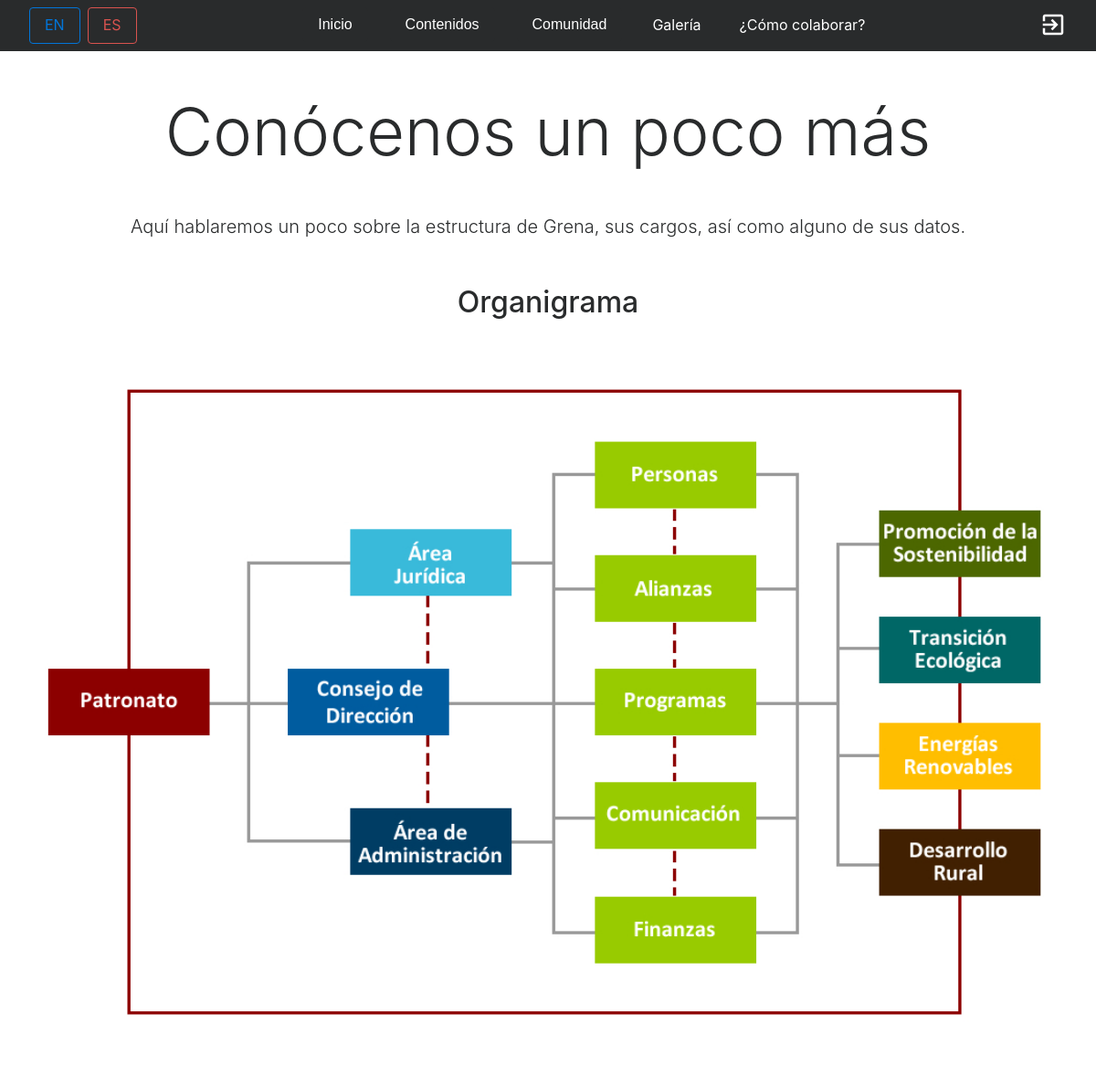
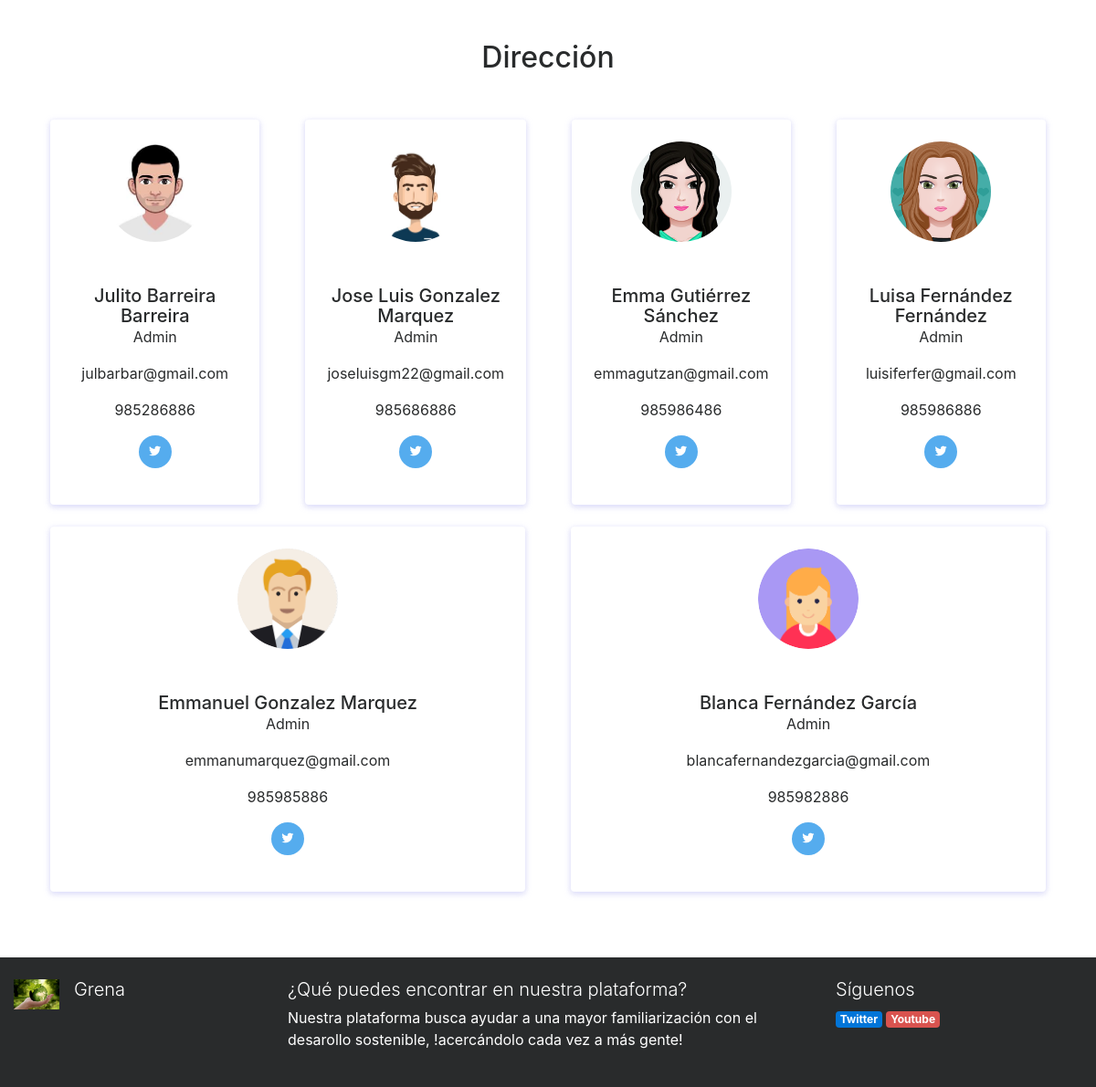
The app's page /index.php?controller=contactos&action=showall with its own data (2 pictures, top to bottom).
### tables this page shows
CREATE TABLE IF NOT EXISTS ESTRUCTURA(
		ID_ESTRUCTURA INT(10) AUTO_INCREMENT,
		TITULO VARCHAR(255) NOT NULL,
		DESCRIPCION VARCHAR(7000) NOT NULL,
		ORGANIGRAMA VARCHAR(255) NOT NULL,
		
		CONSTRAINT PK_ESTRUCTURA PRIMARY KEY(ID_ESTRUCTURA)

	);

CREATE TABLE IF NOT EXISTS CONTACTOS(
		ID_CONTACTO INT(10) AUTO_INCREMENT,
		NOMBRE VARCHAR(255) NOT NULL,
		APELLIDOS VARCHAR(255) NOT NULL,
		EMAIL VARCHAR(255) NOT NULL,
		CARGO VARCHAR(255) NOT NULL,
		TELEFONO VARCHAR(255) NOT NULL,
		RUTAFOTO VARCHAR(255) NOT NULL,
		RUTATWITTER VARCHAR(255) NOT NULL,
		CONSTRAINT PK_CONTACTOS PRIMARY KEY(ID_CONTACTO)

	);

### core/ViewManager.php (called while the page is built, shortened)
<?php
class ViewManager {
	private $variables = array();
	public function setVariable($varname, $value, $flash=false) {
		$this->variables[$varname] = $value;
	}
	public function getVariable($varname, $default=NULL) {
		if (!isset($this->variables[$varname])) {
			return $default;
		}
		return $this->variables[$varname];
	}
	public function render($controller, $viewname) {
		include(__DIR__."/../view/$controller/$viewname.php");
	}
	private static $viewmanager_singleton = NULL;
	public static function getInstance() {
		if (self::$viewmanager_singleton == null) {
			self::$viewmanager_singleton = new ViewManager();
		}
		return self::$viewmanager_singleton;
	}
}

### controller/ContactosController.php (called while the page is built, shortened)
<?php
require_once(__DIR__."/../model/Contacto.php");
require_once(__DIR__."/../model/ContactoMapper.php");
require_once(__DIR__."/../model/Estructura.php");
require_once(__DIR__."/../model/EstructuraMapper.php");
require_once(__DIR__."/../core/ViewManager.php");
class ContactosController extends BaseController {
	private $contactoMapper;
	private $estructuraMapper;
	public function __construct() {
		$this->contactoMapper = new ContactoMapper();
		$this->estructuraMapper = new EstructuraMapper();
	}
	public function showAll() {
		$contactos = $this->contactoMapper->findAll();
		$estructuras = $this->estructuraMapper->findAll();
		$this->view->setVariable("estructuras", $estructuras);
		$this->view->setVariable("contactos", $contactos);
		$this->view->render("contactos", "showall");
	}
}

### index.php (called while the page is built, shortened)
<?php
function run() {
	try {
		$controller = loadController($_GET["controller"]);
		$actionName = $_GET["action"];
		$controller->$actionName();
	} catch(Exception $ex) {
		die("An exception occured!!!!!".$ex->getMessage());
	}
}
function loadController($controllerName) {
	return new $controllerClassName();
}
run();
?>

### model/Estructura.php (called while the page is built, shortened)
<?php
class Estructura {
	private $titulo;
	private $descripcion;
	private $organigrama;
	public function __construct($id=NULL, $titulo=NULL,$descripcion=NULL,$organigrama=NULL) {
		$this->titulo= $titulo;
        $this->descripcion= $descripcion;
        $this->organigrama= $organigrama;
	}
	public function GetTitulo() {
		return $this->titulo;
	}
	public function getDescripcion() {
		return $this->descripcion;
	}
	public function getOrganigrama() {
		return $this->organigrama;
	}
}

### model/EstructuraMapper.php (called while the page is built, shortened)
<?php
require_once(__DIR__."/../core/PDOConnection.php");
require_once(__DIR__."/../model/Contacto.php");
class EstructuraMapper {
	private $db;
	public function __construct() {
		$this->db = PDOConnection::getInstance();
	}
	public function findAll() {
		$stmt = $this->db->query("SELECT * FROM ESTRUCTURA");
		$estructura_db = $stmt->fetchAll(PDO::FETCH_ASSOC);
		$estructuras = array();
		foreach ($estructura_db as $estructura) {
			array_push($estructuras, new Estructura($estructura["ID_ESTRUCTURA"], $estructura["TITULO"], $estructura["DESCRIPCION"], $estructura["ORGANIGRAMA"]));
		}
		return $estructuras;
	}
	}

### core/PDOConnection.php (called while the page is built)
<?php
class PDOConnection {
	private static $dbhost = "127.0.0.1";
	private static $dbname = "GRENA";
	private static $dbuser = "grena";
	private static $dbpass = "grena21";
	private static $db_singleton = null;
	public static function getInstance() {
		if (self::$db_singleton == null) {
			self::$db_singleton = new PDO(
			"mysql:host=".self::$dbhost.";dbname=".self::$dbname.";charset=utf8",
			self::$dbuser,
			self::$dbpass,
			array(
				PDO::ATTR_EMULATE_PREPARES => false,
				PDO::ATTR_ERRMODE => PDO::ERRMODE_EXCEPTION
			)
		);
	}
	return self::$db_singleton;
}
}
?>

### core/I18n.php (called while the page is built, shortened)
<?php
class I18n {
	private $messages;
	public function i18n($key) {
		if (isset($this->messages[$key])){
			return $this->messages[$key];
		}else{
			return $key;
		}
	}
	private static $i18n_singleton = null;
	public static function getInstance() {
		if (self::$i18n_singleton == NULL) {
			self::$i18n_singleton = new I18n();
		}
		return self::$i18n_singleton;
	}
}
function i18n($key) {
	return I18n::getInstance()->i18n($key);
}

### model/Contacto.php (called while the page is built, shortened)
<?php
class Contacto {
	private $nombre;
	private $apellidos;
	private $email;
	private $telefono;
	private $rutafoto;
	private $rutatwitter;
	public function __construct($id=NULL, $nombre=NULL,$apellidos=NULL,$email=NULL,$cargo=NULL,$telefono=NULL,$rutafoto=NULL,$rutatwitter=NULL) {
		$this->nombre= $nombre;
        $this->apellidos= $apellidos;
        $this->email= $email;
		$this->cargo= $cargo;
        $this->telefono= $telefono;
        $this->rutafoto= $rutafoto;
        $this->rutatwitter= $rutatwitter;
	}
	public function getNombre() {
		return $this->nombre;
	}
	public function getApellidos() {
		return $this->apellidos;
	}
	public function getEmail() {
		return $this->email;
	}
	public function getCargo() {
		return $this->cargo;
	}
	public function getTelefono() {
		return $this->telefono;
	}
    public function getRutafoto() {
		return $this->rutafoto;
	}
    public function getRutatwitter() {
		return $this->rutatwitter;
	}
}

### model/ContactoMapper.php (called while the page is built, shortened)
<?php
require_once(__DIR__."/../core/PDOConnection.php");
require_once(__DIR__."/../model/Contacto.php");
class ContactoMapper {
	private $db;
	public function __construct() {
		$this->db = PDOConnection::getInstance();
	}
	public function findAll() {
		$stmt = $this->db->query("SELECT * FROM CONTACTOS");
		$contactos_db = $stmt->fetchAll(PDO::FETCH_ASSOC);
		$contactos = array();
		foreach ($contactos_db as $contacto) {
			array_push($contactos, new Contacto($contacto["ID_CONTACTO"], $contacto["NOMBRE"], $contacto["APELLIDOS"], $contacto["EMAIL"],$contacto["CARGO"],$contacto["TELEFONO"],$contacto["RUTAFOTO"],$contacto["RUTATWITTER"]));
		}
		return $contactos;
	}
	}

### view/contactos/showall.php (the view, shortened to what this page needs)
<?php
require_once(__DIR__."/../../core/ViewManager.php");
$view = ViewManager::getInstance();
$contactos = $view->getVariable("contactos");
$estructuras = $view->getVariable("estructuras");
$numcontactos= count($contactos);
$y=0;
 ?>
<div class="container mt-5 mb-5">
<div class ="">
      <h1 class="display-3 titulovideos"><?= $estructuras[0]->getTitulo() ?></h1> </a>
      <p class="lead titulovideos"><?= nl2br($estructuras[0]->getDescripcion())?></p>
      <h2 class="mt-5 titulovideos"> <?= i18n("Organigrama")?> </h3>
<div class="row d-flex  align-items-center  ">
<img class=" img-fluid mx-auto w-100 h-100 mb-5 "   src="images/<?= $estructuras[0]->getOrganigrama() ?>" alt="Generic placeholder image">
          <div class="col-md-12  align-items-center mt-5">
          <h2 class=" titulovideos"> <?= i18n("Dirección")?></h3>
<div class="row row-cols-1 row-cols-lg-2 row-cols-xl-4">
<?php while($y < $numcontactos){ ?>
	<div class="col">
		<div class="card radius-15">
			<div class="card-body text-center">
				<div class="p-4 border radius-15">
					<img src="images/<?= $contactos[$y]->getRutafoto() ?>" width="110" height="110" class="rounded-circle shadow" alt="">
					<h5 class="mb-0 mt-5"><?= $contactos[$y]->getNombre() ?> <?= $contactos[$y]->getApellidos() ?></h5>
					<p class="mb-3"><?= $contactos[$y]->getCargo() ?></p>
					<p class="mb-3"><?= $contactos[$y]->getEmail() ?></p>
					<p class="mb-3"><?= $contactos[$y]->getTelefono() ?></p>
					<div class="list-inline contacts-social mt-3 mb-3">
						<a href="https://twitter.com/<?= $contactos[$y]->getRutatwitter()  ?>" class="list-inline-item bg-twitter text-white border-0"><i class="bx bxl-twitter"></i></a>
					</div>
    </div>
    </div>
    </div>
    </div>
    <?php  $y = $y+1;} ?>
	</div>
</div>
</div>

### css/style.css (style rules this page uses)
.card { margin-left: 10px; margin-right: 10px }

### records on screen
estructura: TITULO "Conócenos un poco más", DESCRIPCION "Aquí hablaremos un poco sobre la estructura de Grena, sus cargos, así como alguno de sus datos.", ORGANIGRAMA (picture)
contactos: RUTAFOTO (picture), NOMBRE "Julito", APELLIDOS "Barreira Barreira", CARGO "Admin", EMAIL "julbarbar@gmail.com", TELEFONO "985286886"
contactos: RUTAFOTO (picture), NOMBRE "Jose Luis", APELLIDOS "Gonzalez Marquez", CARGO "Admin", EMAIL "joseluisgm22@gmail.com", TELEFONO "985686886"
contactos: RUTAFOTO (picture), NOMBRE "Emma", APELLIDOS "Gutiérrez Sánchez", CARGO "Admin", EMAIL "emmagutzan@gmail.com", TELEFONO "985986486"
contactos: RUTAFOTO (picture), NOMBRE "Luisa", APELLIDOS "Fernández Fernández", CARGO "Admin", EMAIL "luisiferfer@gmail.com", TELEFONO "985986886"
contactos: RUTAFOTO (picture), NOMBRE "Emmanuel", APELLIDOS "Gonzalez Marquez", CARGO "Admin", EMAIL "emmanumarquez@gmail.com", TELEFONO "985985886"
contactos: RUTAFOTO (picture), NOMBRE "Blanca", APELLIDOS "Fernández García", CARGO "Admin", EMAIL "blancafernandezgarcia@gmail.com", TELEFONO "985982886"

### other values on screen
i18n("Inicio") "Inicio"
i18n("Contenidos") "Contenidos"
i18n("Comunidad") "Comunidad"
i18n("Galería") "Galería"
i18n("¿Cómo colaborar?") "¿Cómo colaborar?"
i18n("Organigrama") "Organigrama"
i18n("Dirección") "Dirección"
i18n("¿Qué puedes encontrar en nuestra plataforma?") "¿Qué puedes encontrar en nuestra plataforma?"
